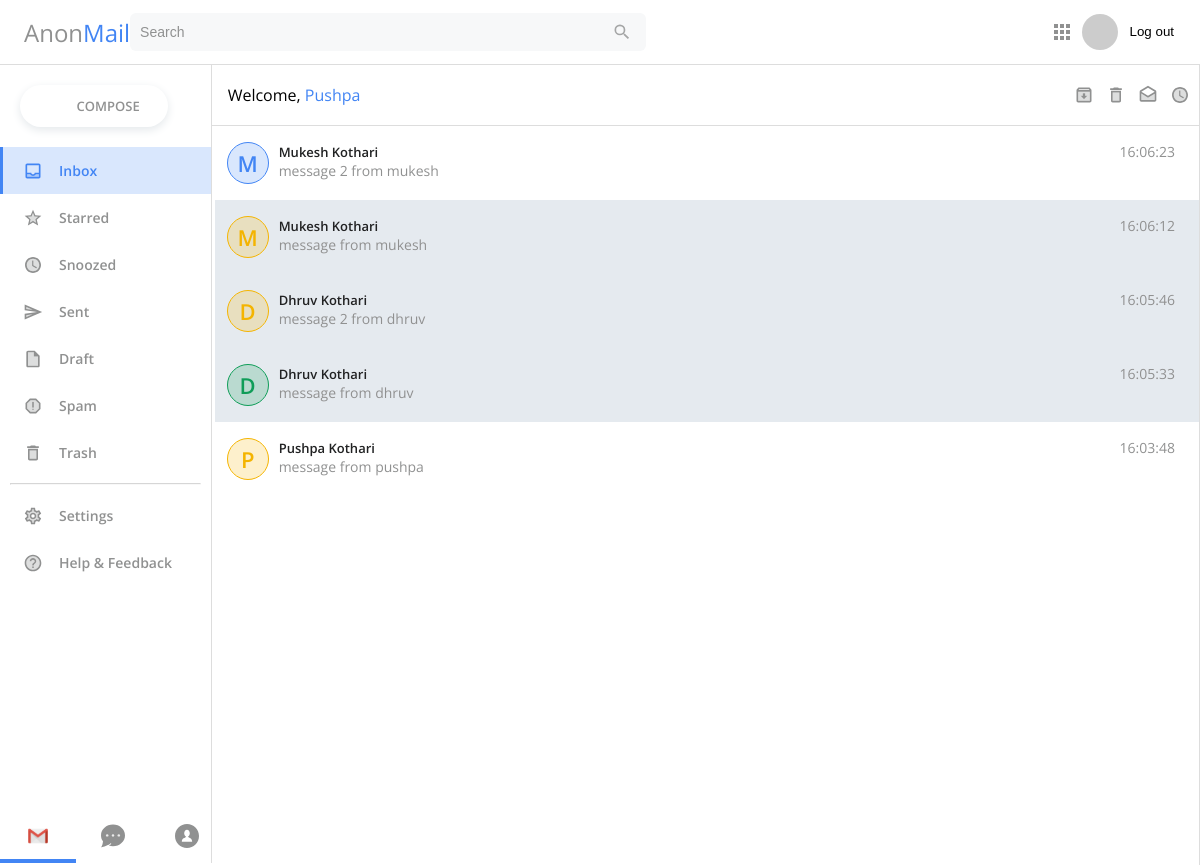
Page /inbox (signed in) on the committed database.
### tables this page shows
CREATE TABLE "mail"
(
    id          integer /*autoincrement needs PK*/,
    sender_id   INT,
    receiver_id INT,
    subject     varchar(150),
    message     varchar(300),
    send_time   datetime,
    seen        integer default 0
);

CREATE TABLE "users"
(
    id        integer,
    username  varchar(50),
    firstname varchar(50),
    lastname  varchar(50),
    email     varchar(50),
    password  varchar(255)
);

### Controller/Controller.php (called while the page is built, shortened)
<?php
class Controller
{
    public function view($location, $params = [])
    {
        extract($params);
        require "../resources/views/$location";
        die();
    }
}

### Controller/MailController.php (called while the page is built, shortened)
<?php
class MailController extends Controller
{
    public function inbox(): void
    {
        $user = auth()->user();
        $query = 'select mail.id, subject, message, send_time, seen, username, firstname, lastname from mail join users on users.id = mail.sender_id where receiver_id = :receiver ';
        $query .= 'order by send_time DESC';
        $params = ['receiver' => $user['id']];
        DB::query($query, $params);
        $result = DB::fetchAll();
        $this->view('show.view.php', [
            'user' => $user,
            'result' => $result
        ]);
    }
}

### public/index.php (called while the page is built, shortened)
<?php
$uri = parse_url($_SERVER['REQUEST_URI'])['path'];
$method = strtoupper($_SERVER['REQUEST_METHOD']);
require "functions.php";
Router::route($uri, $method);

### public/functions.php (called while the page is built, shortened)
<?php
function auth(): Auth
{
    return new Auth();
}
function session(): Session
{
    return new Session();
}

### Core/Session.php (called while the page is built, shortened)
<?php
class Session
{
    public function get($key)
    {
        return $_SESSION[$key] ?? null;
    }
}

### Core/Auth.php (called while the page is built, shortened)
<?php
class Auth
{
    public function check(): bool
    {
        return (bool) session()->get('user');
    }
    public function user()
    {
        return session()->get('user');
    }
}

### Core/DB.php (called while the page is built, shortened)
<?php
class DB
{
    protected static $connection;
    protected static $statement;
    public static function connect(): void
    {
        try {
            self::$connection = new PDO("sqlite:../database/anonmail.sqlite");
        } catch (PDOException $e) {
            echo "Error connecting to the database: " . $e->getMessage();
        }
    }
    public static function query($query, $params = [])
    {
        self::$statement = self::$connection->prepare($query);
        self::$statement->execute($params);
        return new static;
    }
    public static function fetchAll()
    {
        return self::$statement->fetchAll();
    }
}

### resources/views/show.view.php (the view, shortened to what this page needs)
<?php
require "partials/header.php";
    require "partials/sidebar.php"
?>
    <div class="conversations-list">
        <div class="action-bar">
            <div class="actions-left">
                Welcome, <span style="color: #4285F4;"><?= ucfirst($user['firstname']) ?? 'Guest'?></span>
            </div>
            <div class="actions-right">
                <button>
                </button>
                <button>
                </button>
                <button>
                </button>
                <button>
                </button>
                <button class="more">
                </button>
            </div>
        </div>
        <div class="mail-list">
            <?php foreach ($result as $item) : ?>
                    <label for="mail-<?= $item['id']?>" class="mail <?= (! $item['seen']) ? "read" : ""?>">
                         <a href="/mail?id=<?=$item['id']?>" style="text-decoration: none; display: flex; color: inherit;width: inherit">
                            <div class="profile-pic">
                                <div class="profile-logo <?php $a = [1=>'blue', 2 => 'yellow', 3 => 'green']; echo $a[(rand(1, 3))]; $flag=false;?>">
                                    <p><?= strtoupper(substr($item['firstname'], 0, 1)) ?? 'P' ?></p>
                                </div>
                            </div>
                            <div class="mail-content">
                                <div class="mail-header">
                                    <p class="contact-name"><?= ucfirst($item['firstname']) . ' ' . ucfirst($item['lastname'])?></p>
                                    <p class="mail-time"><?= $item['send_time']?></p>
                                </div>
                                    <p class="mail-text"><?= $item['message']?></p>
                            </div>
                        </a>
                    </label>
            <?php endforeach; ?>
        </div>
    </div>
<?php require "partials/footer.php"?>

### Core/Router.php (shortened to what this page needs)
<?php
class Router
{
    public static $route = [];
    public static function add($method, $uri, $controller): void
    {
        static::$route[] = [
            'method' => $method,
            'uri' => $uri,
            'controller' => $controller[0],
            'action' => $controller[1]
        ];
    }
    public static function route($uri, $method): void
    {
        foreach (static::$route as $item) {
            if ($item['method'] == $method && $item['uri'] == $uri) {
                (new $item['controller'])->{$item['action']}();
                die();
            }
        }
    }
}

### resources/views/partials/header.php (shortened to what this page needs)
<!DOCTYPE html>
<html lang="en">
<head>
    <link rel="stylesheet" type="text/css" href="https://cdn.jsdelivr.net/npm/toastify-js/src/toastify.min.css">
</head>
<body>
    <div class="tab-bar">
        <div class="left">
            <div class="logo-wrapper">
                <p class="logo-name">Anon<span>Mail</span></p>
            </div>
            <?php if (auth()->check()) :?>
                <form action="/inbox" class="search-area">
                    <input type="text" placeholder="Search" name="q"/>
                    <button type="submit">
                    </button>
                </form>
            <?php endif;?>
        </div>
        <div class="right">
            <button>
                <svg width="16" height="16" viewBox="0 0 16 16" fill="none" xmlns="http://www.w3.org/2000/svg">
                    <path fill-rule="evenodd" clip-rule="evenodd" d="M0 4H4V0H0V4ZM6 16H10V12H6V16ZM4 16H0V12H4V16ZM0 10H4V6H0V10ZM10 10H6V6H10V10ZM12 0V4H16V0H12ZM10 4H6V0H10V4ZM12 10H16V6H12V10ZM16 16H12V12H16V16Z" fill="#909191"/>
                </svg>
            </button>
            <button>
                <?php if (auth()->check()) : ?>
                    <a href="/profile"> <img src="https://randomuser.me/api/portraits/men/34.jpg" alt=""></a>
                <?php else : ?>
                    <a href='/' style='text-decoration: none'>Log in</a>
                <?php endif;?>
            </button>
            <?php if (auth()->check()) : ?>
                <button>
                    <a href="/logout" style="text-decoration: none;color: inherit">Log out</a>
                </button>
            <?php endif; ?>
        </div>
    </div>
    <div class="page-content">

### resources/views/partials/sidebar.php (shortened to what this page needs)
<div class="side-bar">
    <div class="side-bar-content">
        <div class="button-wrapper">
            <a href="/compose" class="compose-button" style="text-decoration: none">
                <p>COMPOSE</p>
            </a>
        </div>
        <div class="side-bar-items">
            <div class="section">
                <div class="item-wrapper">
                    <label  for="inbox">
                        <div class="item-info">
                            <p>Inbox</p>
                        </div>
                    </label>
                </div>
                <div class="item-wrapper">
                    <label for="starred">
                        <div class="item-info">
                            <p>Starred</p>
                        </div>
                    </label>
                </div>
                <div class="item-wrapper">
                    <label for="snoozed">
                        <div class="item-info">
                            <p>Snoozed</p>
                        </div>
                    </label>
                </div>
                <div class="item-wrapper">
                    <label for="sent">
                        <div class="item-info">
                            <p>Sent</p>
                        </div>
                    </label>
                </div>
                <div class="item-wrapper">
                    <label for="draft">
                        <div class="item-info">
                            <p>Draft</p>
                        </div>
                    </label>
                </div>
                <div class="item-wrapper">
                    <label for="spam">
                        <div class="item-info">
                            <p>Spam</p>
                        </div>
                    </label>
                </div>
                <div class="item-wrapper">
                    <label for="trash">
                        <div class="item-info">
                            <p>Trash</p>
                        </div>
                    </label>
                </div>
            </div>
            <hr class="section-break"></hr>
            <div class="section">
                <div class="item-wrapper">
                    <label for="settings">
                        <p class="item-name">Settings</p>
                    </label>
                </div>
                <div class="item-wrapper">
                    <label for="help">
                        <p class="item-name">Help & Feedback</p>
                    </label>
                </div>
            </div>
        </div>
    </div>
    <div class="side-bar-bottom">
        <div class="label-wrapper">
            <label for="logo-1">
            </label>
        </div>
        <div class="label-wrapper">
            <label for="logo-2">
            </label>
        </div>
        <div class="label-wrapper">
            <label for="logo-3">
                <a href="/profile">
                </a>
            </label>
        </div>
    </div>
</div>

### resources/views/partials/footer.php
</div>
</body>
</html>

### rows in the picture
mail: users.firstname "Pushpa", users.firstname "P", users.lastname "Kothari", send_time "16:03:48", message "message from pushpa"
mail: users.firstname "M", users.firstname "Mukesh", users.lastname "Kothari", send_time "16:06:23", message "message 2 from mukesh"
mail: users.firstname "M", users.firstname "Mukesh", users.lastname "Kothari", send_time "16:06:12", message "message from mukesh"
mail: users.firstname "D", users.firstname "Dhruv", users.lastname "Kothari", send_time "16:05:46", message "message 2 from dhruv"
mail: users.firstname "D", users.firstname "Dhruv", users.lastname "Kothari", send_time "16:05:33", message "message from dhruv"
